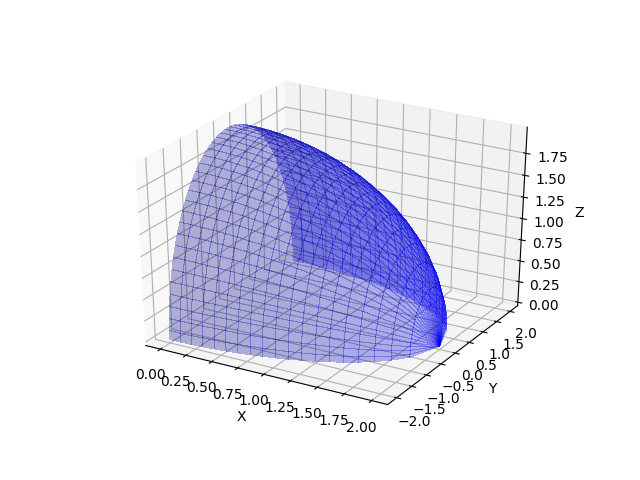

Python code for this plot:
from mpl_toolkits.mplot3d import Axes3D
import matplotlib.pyplot as plt
import numpy as np

fig = plt.figure()
ax = fig.add_subplot(111, projection='3d')

U = np.linspace(0, 2, 20)
V = np.linspace(0, np.pi, 180)

u, v = np.meshgrid(U, V)

x = u
y = np.sqrt(4-u**2)*np.cos(v)
z = np.sqrt(4-u**2)*np.sin(v)


ax.plot_surface(x, y, z, alpha=0.3, color='blue', linewidth=0, antialiased=False)
ax.set_xlabel('X')
ax.set_ylabel('Y')
ax.set_zlabel('Z')

plt.savefig("teste.png")

plt.show()
